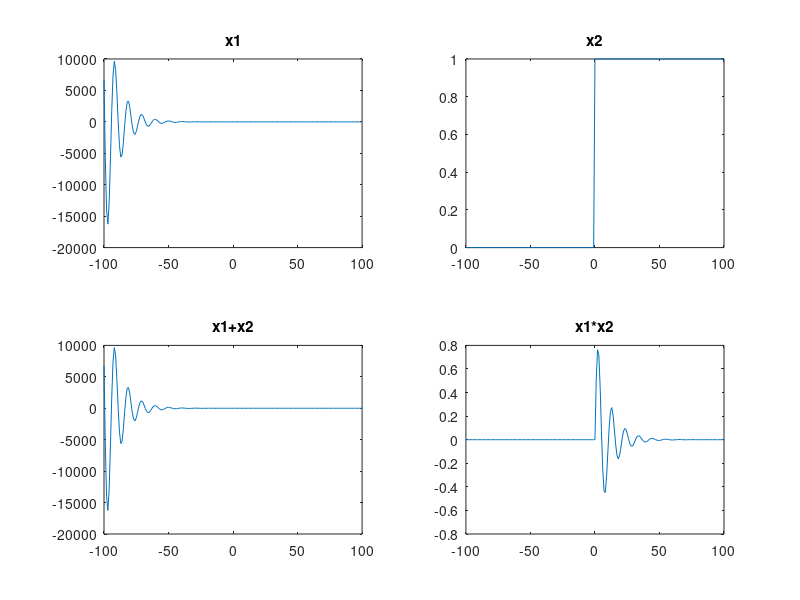

Write MATLAB code to recreate this figure.
clc;
clear;
t=-100:1:100;
x1=exp(-0.1*t).*sin(0.6*t);
x2=t>=0;
subplot(2,2,1);
plot(t,x1);
title('x1');
subplot(2,2,2);
plot(t,x2);
title('x2');
subplot(2,2,3);
plot(t,x1+x2);
title('x1+x2');
subplot(2,2,4);
plot(t,x1.*x2);
title('x1*x2');
